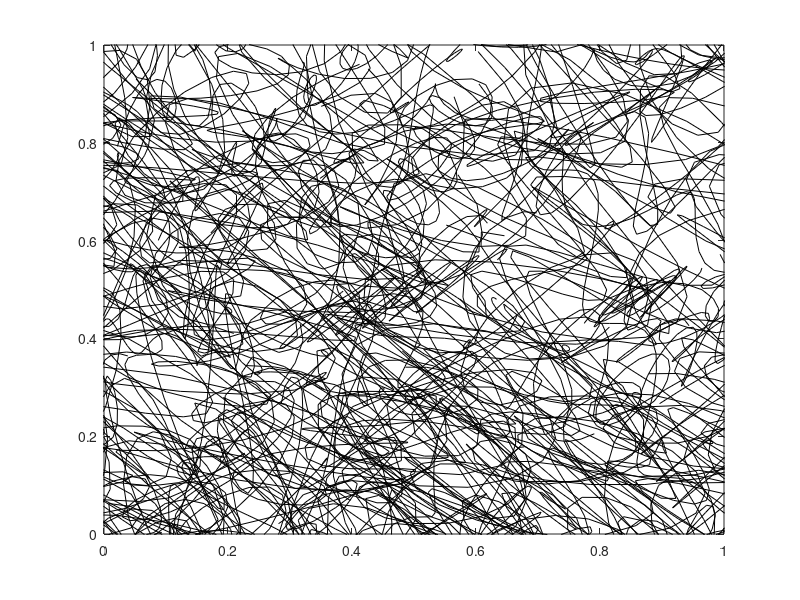

Source code (MATLAB):
%This program is fiber simulation for the Anderson-Clayton 

clear all                            %clearing program
close all
clc

kx=64;
[x]=linspace(0,1, kx+1);            %linespaceing for x
[y]=linspace(0,1, kx+1);            %linespacing for y

n=200;                             %sample size
a=-1;                                %lower bound for uniform distribution
b=2;                                %upper bound for uniform distribution



    for i=1:n
                    
        x1=unifrnd(a,b,1);          %x distance from origin
        y1=unifrnd(a,b,1);          %y distance from origin  
        x2=unifrnd(a,b,1);          %x distance from origin
        y2=unifrnd(a,b,1);          %y distance from origin  
        x=[x1,x2];                  %x vector of point 1, 2
        y=[y1,y2];                  %y vector of point 1, 2
        
        slo=(y2-y1)/(x2-x1);            % slope of crimp
th=atan(slo);                   % angle of crimp
c=cos(th);                      % cosine of crimp angle
s=sin(th);                       % sine of crimp angle

% A=-slo/(2*pi);
A=unifrnd(0,.1);                 % Amplitude or height of crimp
A2=unifrnd(0,.1);

K=(x2-x1)/c;                    
% how many
t=0:0.01:1;                     % number of cycles 
freq=unifrnd(12,15);            % frequency or x lenght of crimp
freq2=unifrnd(12,15);

f=K * (c * t - (A * sin(freq*pi*t)))+(A2*cos(freq2*pi*t)) + x1;
g=K * (s * t + (A * sin(freq*pi*t)))+(A2*cos(freq2*pi*t)) + y1;

plot(f,g,'k');

% plot([x1,x2],[y1,y2],'k');
        
    
     xlim([0 1])                    % x limits
     ylim([0 1])                    % y limits
     hold on;                       % hold on for graph 
  
                      
  
    end